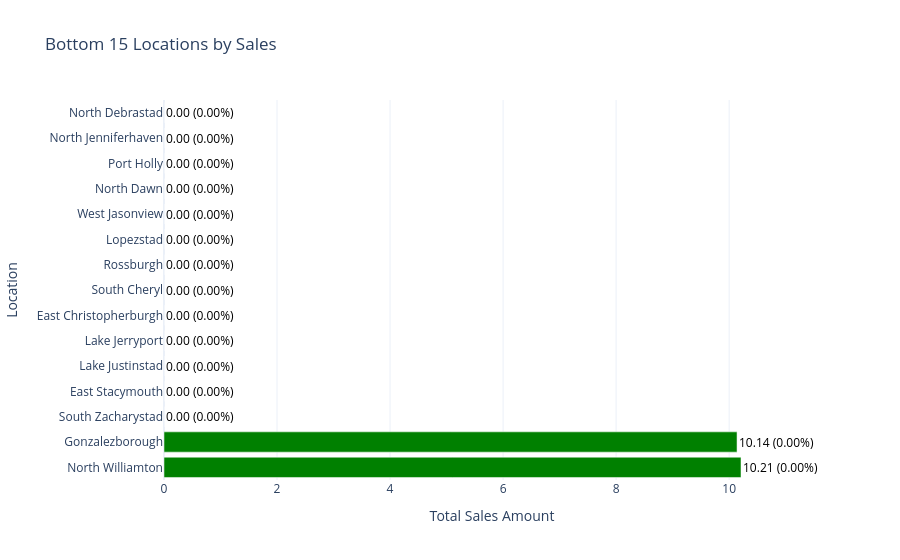

Notebook code cell kept with this figure:
### Markdown cell above
Description:
Why was this visualization created?
The visualization was created to provide an overview of the total amount spent across various locations, focusing on the top 10 locations and their contribution to the overall total amount of 875,237.46. It aims to highlight patterns in spending and the relative contribution of the leading locations compared to others.

What question does it address?
The visualization addresses the question: "Which are the top 10 locations by sales, and how do they compare to the remaining locations?"

Data Used: 
Variables: Location, sum of Amount from unique TransactionID

Visualization Type:
A bar chart or horizontal bar chart showcasing total amounts per region. The visualization allows easy comparison across all regions.

Key Observations:
1. The top 10 locations contributing to the total sales are:
East Elizabeth: 4020.43
West David: 3872.82
Williamshaven: 3053.56
Port Austin: 2841.52
Kimberlyview: 2746.24
Millerville: 2692.96
Davidhaven: 2666.39
Ronaldton: 2649.06
New James: 2626.81
North Francesland: 2586.42
The total amount from these top 10 locations is 28,194.93.

2. Percentage Contribution of Top 10 Locations:
The percentage contribution of these top 10 locations to the overall total (875,237.46) is approximately 3.22%.
Remaining Locations: The sum of the amounts from the remaining 1,077 locations makes up about 96.78% of the total amount, which is significantly larger.

Insights:
1. Top 10 Locations: The top 10 locations contribute a small fraction (around 3.22%) to the overall total amount. While the individual amounts are relatively high, they are overshadowed by the volume of contributions from the other locations.
2. Impact of Other Locations: The remaining 1,077 locations, despite having smaller amounts individually, contribute the majority (96.78%) of the total amount. This suggests a more evenly distributed spending pattern across the broader set of locations.
3. Comparative Analysis: This could highlight the differences in spending behavior across regions, with a few key locations driving higher spending, while the majority contribute smaller amounts. The analysis of the "long tail" of locations may provide additional insights into regional preferences or economic behavior.

### Code cell
# Load the dataset
df = pd.read_csv('/Users/fritzcabalhin/Desktop/2. Machine Learning/Codes/final cleaned/final_combined_dataset.csv')

# Group by TransactionID and remove duplicates
df_unique_transactions = df.drop_duplicates(subset='TransactionID')

# Aggregate sales by Location (sum of Amount for each Location)
sales_by_location = df_unique_transactions.groupby('Location')['Amount'].sum().reset_index()

# Sort locations by sales in ascending order and select the bottom 10
bottom_10_locations = sales_by_location.sort_values(by='Amount', ascending=True).head(15)

# Calculate the total sales across all locations
total_sales = sales_by_location['Amount'].sum()

# Calculate the percentage of total sales for each location
bottom_10_locations['Percentage'] = (bottom_10_locations['Amount'] / total_sales) * 100

# Create a horizontal bar chart with Plotly
fig = px.bar(
    bottom_10_locations,
    x='Amount',
    y='Location',
    orientation='h',
    color_discrete_sequence=['green'],  # Set bar color to green
    title='Bottom 15 Locations by Sales',
    labels={'Amount': 'Total Sales Amount', 'Location': 'Location'}
)

# Add annotations for each bar (Amount and Percentage)
for i, row in bottom_10_locations.iterrows():
    fig.add_annotation(
        x=row['Amount'],  # Position of the annotation
        y=row['Location'],  # Corresponding y-axis location
        text=f"{row['Amount']:.2f} ({row['Percentage']:.2f}%)",  # Display Amount and Percentage
        showarrow=False,
        xanchor='left',
        font=dict(color='black')
    )

# Adjust layout for readability
fig.update_layout(
    xaxis_title='Total Sales Amount',
    yaxis_title='Location',
    yaxis=dict(autorange='reversed'),  # Reverse y-axis for a proper horizontal bar order
    template='plotly_white'
)

# Display the plot
fig.show()

### Figure 1 — Plotly figure (JSON) as saved in the notebook; plotly's stock layout.template omitted (floating-point values rounded to 4 significant figures)
{"data": [{"alignmentgroup": "True", "hovertemplate": "Total Sales Amount=%{x}<br>Location=%{y}<extra></extra>", "legendgroup": "", "marker": {"color": "green", "pattern": {"shape": ""}}, "name": "", "offsetgroup": "", "orientation": "h", "showlegend": false, "textposition": "auto", "type": "bar", "x": [0, 0, 0, 0, 0, 0, 0, 0, 0, 0, 0, 0, 0, 10.14, 10.21], "xaxis": "x", "y": ["North Debrastad", "North Jenniferhaven", "Port Holly", "North Dawn", "West Jasonview", "Lopezstad", "Rossburgh", "South Cheryl", "East Christopherburgh", "Lake Jerryport", "Lake Justinstad", "East Stacymouth", "South Zacharystad", "Gonzalezborough", "North Williamton"], "yaxis": "y"}], "layout": {"annotations": [{"font": {"color": "black"}, "showarrow": false, "text": "0.00 (0.00%)", "x": 0, "xanchor": "left", "y": "North Debrastad"}, {"font": {"color": "black"}, "showarrow": false, "text": "0.00 (0.00%)", "x": 0, "xanchor": "left", "y": "North Jenniferhaven"}, {"font": {"color": "black"}, "showarrow": false, "text": "0.00 (0.00%)", "x": 0, "xanchor": "left", "y": "Port Holly"}, {"font": {"color": "black"}, "showarrow": false, "text": "0.00 (0.00%)", "x": 0, "xanchor": "left", "y": "North Dawn"}, {"font": {"color": "black"}, "showarrow": false, "text": "0.00 (0.00%)", "x": 0, "xanchor": "left", "y": "West Jasonview"}, {"font": {"color": "black"}, "showarrow": false, "text": "0.00 (0.00%)", "x": 0, "xanchor": "left", "y": "Lopezstad"}, {"font": {"color": "black"}, "showarrow": false, "text": "0.00 (0.00%)", "x": 0, "xanchor": "left", "y": "Rossburgh"}, {"font": {"color": "black"}, "showarrow": false, "text": "0.00 (0.00%)", "x": 0, "xanchor": "left", "y": "South Cheryl"}, {"font": {"color": "black"}, "showarrow": false, "text": "0.00 (0.00%)", "x": 0, "xanchor": "left", "y": "East Christopherburgh"}, {"font": {"color": "black"}, "showarrow": false, "text": "0.00 (0.00%)", "x": 0, "xanchor": "left", "y": "Lake Jerryport"}, {"font": {"color": "black"}, "showarrow": false, "text": "0.00 (0.00%)", "x": 0, "xanchor": "left", "y": "Lake Justinstad"}, {"font": {"color": "black"}, "showarrow": false, "text": "0.00 (0.00%)", "x": 0, "xanchor": "left", "y": "East Stacymouth"}, {"font": {"color": "black"}, "showarrow": false, "text": "0.00 (0.00%)", "x": 0, "xanchor": "left", "y": "South Zacharystad"}, {"font": {"color": "black"}, "showarrow": false, "text": "10.14 (0.00%)", "x": 10.14, "xanchor": "left", "y": "Gonzalezborough"}, {"font": {"color": "black"}, "showarrow": false, "text": "10.21 (0.00%)", "x": 10.21, "xanchor": "left", "y": "North Williamton"}], "autosize": true, "barmode": "relative", "legend": {"tracegroupgap": 0}, "title": {"text": "Bottom 15 Locations by Sales"}, "xaxis": {"anchor": "y", "autorange": true, "domain": [0, 1], "range": [0, 11.1], "title": {"text": "Total Sales Amount"}, "type": "linear"}, "yaxis": {"anchor": "x", "autorange": true, "domain": [0, 1], "range": [14.83, -0.8261], "title": {"text": "Location"}, "type": "category"}}}
